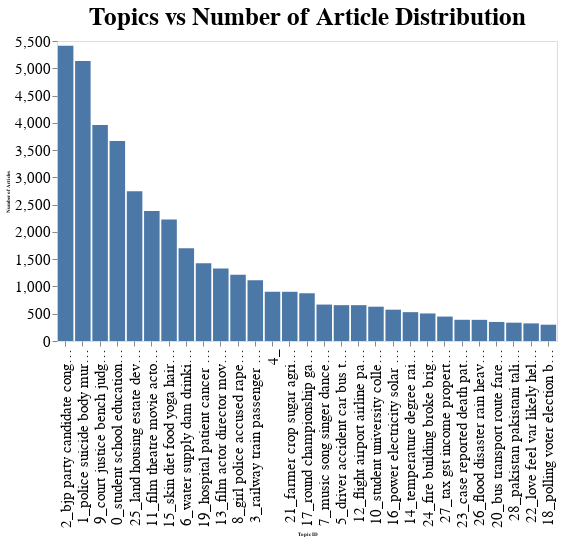

This figure's notebook cell:
### Code cell
base_chart = alt.Chart(freq.iloc[1:30, ])
bar = base_chart.mark_bar().encode(
        x=alt.X('top_terms:N',sort='-y', axis=alt.Axis(title='Topic ID')),
        y=alt.Y('Count:Q', axis=alt.Axis(title='Number of Articles')))

(bar
).properties(width=500, height=300, title='Topics vs Number of Article Distribution'
).configure_title(fontSize=25
).configure_axis(grid=False, domain=False, 
                 labelFontSize=15,titleFontSize=5)

### Figure 1 — Vega-Lite specification as saved in the notebook (floating-point values rounded to 4 significant figures)
{"config": {"view": {"continuousWidth": 400, "continuousHeight": 300}, "axis": {"domain": false, "grid": false, "labelFontSize": 15, "titleFontSize": 5}, "title": {"fontSize": 25}}, "data": {"name": "data-398842f1f27a5bdf09e60d8ae0671aa5"}, "mark": "bar", "encoding": {"x": {"type": "nominal", "axis": {"title": "Topic ID"}, "field": "top_terms", "sort": "-y"}, "y": {"type": "quantitative", "axis": {"title": "Number of Articles"}, "field": "Count"}}, "height": 300, "title": "Topics vs Number of Article Distribution", "width": 500, "$schema": "https://vega.github.io/schema/vega-lite/v4.8.1.json", "datasets": {"data-398842f1f27a5bdf09e60d8ae0671aa5": [{"topic_id": 0, "Count": 3668, "top_terms": "0_student school education teacher class college university admission exam course"}, {"topic_id": 1, "Count": 5135, "top_terms": "1_police suicide body murder found family arrested two said near"}, {"topic_id": 2, "Count": 5411, "top_terms": "2_bjp party candidate congress leader seat election assembly sena sabha"}, {"topic_id": 3, "Count": 1112, "top_terms": "3_railway train passenger station metro rail express ticket coach track"}, {"topic_id": 4, "Count": 903, "top_terms": "4_         "}, {"topic_id": 5, "Count": 657, "top_terms": "5_driver accident car bus truck injured hit died police rammed"}, {"topic_id": 6, "Count": 1700, "top_terms": "6_water supply dam drinking pipeline tanker reservoir river area irrigation"}, {"topic_id": 7, "Count": 668, "top_terms": "7_music song singer dance classical album singing band audience musical"}, {"topic_id": 8, "Count": 1213, "top_terms": "8_girl police accused raped woman arrested allegedly victim complaint rape"}, {"topic_id": 9, "Count": 3960, "top_terms": "9_court justice bench judge high petition supreme advocate order filed"}, {"topic_id": 10, "Count": 629, "top_terms": "10_student university college campus hostel fee faculty teacher academic professor"}, {"topic_id": 11, "Count": 2385, "top_terms": "11_film theatre movie actor play character bollywood like cinema show"}, {"topic_id": 12, "Count": 657, "top_terms": "12_flight airport airline passenger air aircraft aviation pilot runway jet"}, {"topic_id": 13, "Count": 1328, "top_terms": "13_film actor director movie shooting play role release filmmaker actress"}, {"topic_id": 14, "Count": 529, "top_terms": "14_temperature degree rainfall rain recorded maximum minimum weather celsius monsoon"}, {"topic_id": 15, "Count": 2227, "top_terms": "15_skin diet food yoga hair christmas weight healthy fitness gym"}, {"topic_id": 16, "Count": 574, "top_terms": "16_power electricity solar energy consumer supply tariff unit distribution bill"}, {"topic_id": 17, "Count": 875, "top_terms": "17_round championship game tournament medal win player world birdie champion"}, {"topic_id": 18, "Count": 299, "top_terms": "18_polling voter election booth electoral poll vote voting constituency commission"}, {"topic_id": 19, "Count": 1425, "top_terms": "19_hospital patient cancer oxygen health medical bed treatment heart doctor"}, {"topic_id": 20, "Count": 349, "top_terms": "20_bus transport route fare service passenger school operator city commuter"}, {"topic_id": 21, "Count": 902, "top_terms": "21_farmer crop sugar agriculture sugarcane paddy tonne mango hectare agricultural"}, {"topic_id": 22, "Count": 323, "top_terms": "22_love feel var likely help friend mental tell sleep advised"}, {"topic_id": 23, "Count": 389, "top_terms": "23_case reported death patient active covid recovery district rate total"}, {"topic_id": 24, "Count": 505, "top_terms": "24_fire building broke brigade safety floor tender blaze gutted smoke"}, {"topic_id": 25, "Count": 2747, "top_terms": "25_land housing estate developer property flat real plot development builder"}, {"topic_id": 26, "Count": 388, "top_terms": "26_flood disaster rain heavy water district cyclone river relief rainfall"}, {"topic_id": 27, "Count": 448, "top_terms": "27_tax gst income property crore casino finance revenue department budget"}, {"topic_id": 28, "Count": 336, "top_terms": "28_pakistan pakistani taliban musharraf terrorist india islamabad military sharif afghan"}]}}
